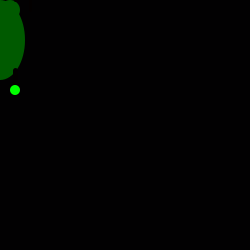
Frame 1 (no input)
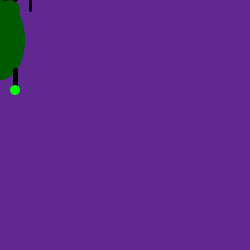
Frame 60 (the mouse pressed at the canvas centre just before this capture)
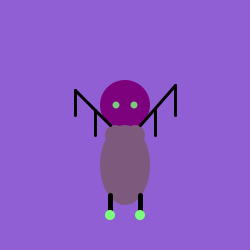
Frame 120 (the mouse held since frame 60 and released just before this capture)

The Processing sketch that drew these frames (run headless with seeded random() and noise(); from frame 60 on, the mouse is pressed at the canvas centre):

// Processing sketch: processing_172411
// ── processing_172411.pde

color start=color(0,0,0);
color finish;
float amt = 0.0;


void setup(){
size(250,250);
smooth();
frameRate(60);
background(start); 
finish = color(random(255),random(255),random(255));
}

void draw(){
  
  amt+=.01;
 if (amt >= 1) {
   amt = 0.0;
   start = finish;
   finish = color(random(255),random(255),random(255));
 }
 background(lerpColor(start,finish,amt));
 
ellipseMode(CENTER);
//head
fill(mouseX,0,mouseY);
ellipse(mouseX,mouseY-20,50,50);
//eyes
fill(mouseX,200,mouseY);
ellipse(mouseX-9,mouseY-20,7,7);
ellipse(mouseX+9,mouseY-20,7,7);
//chest
noStroke();
fill(mouseX,90,mouseY);
ellipse(mouseX,mouseY+40,50,80);
ellipse(mouseX-10,mouseY+10,20,20);
ellipse(mouseX+10,mouseY+10,20,20);
//wings
stroke(#030000);
strokeWeight(3);
line(mouseX+15,mouseY,pmouseX+50,pmouseY-40);
line(mouseX+50,mouseY-40,pmouseX+50,pmouseY-10);
line(mouseX+30,mouseY-15,pmouseX+30,pmouseY+10);
line(mouseX-15,mouseY,pmouseX-50,pmouseY-35);
line(mouseX-50,mouseY-35,pmouseX-50,pmouseY-10);
line(mouseX-30,mouseY-15,pmouseX-30,pmouseY+10);
strokeWeight(5);
//legs
line(mouseX+15,mouseY+70,pmouseX+15,pmouseY+90);
line(mouseX-15,mouseY+70,pmouseX-15,pmouseY+90);
//feet
noStroke();
fill(mouseX,255,mouseY);
ellipse(pmouseX+15,pmouseY+90,10,10);
ellipse(pmouseX-15,pmouseY+90,10,10);
}
